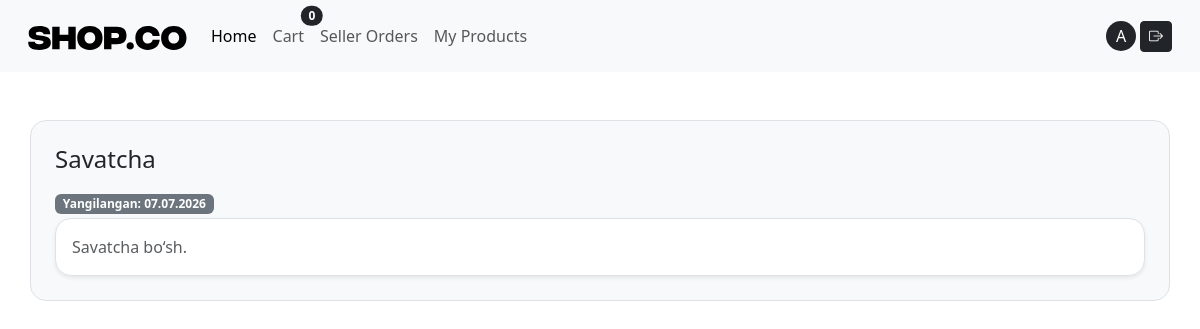
The app's page /cart/ (signed in), older data.
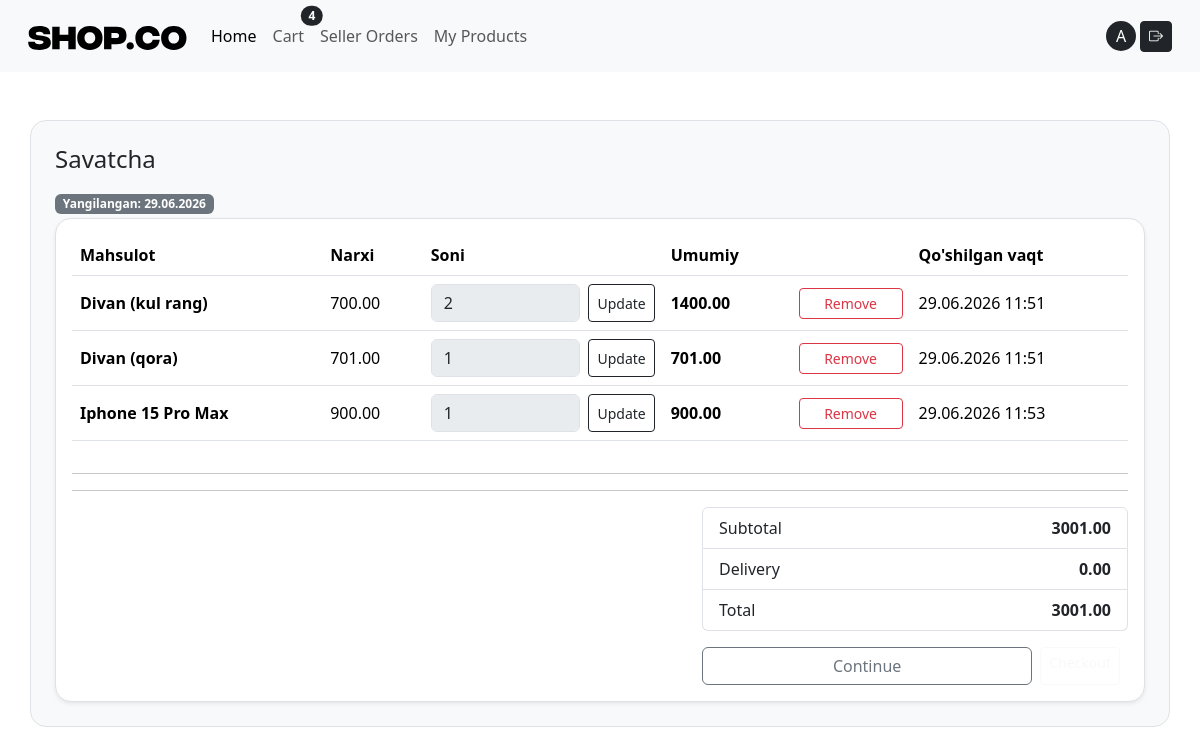
The same page, newer data.
### cart/models.py (models this page shows, shortened)
class Cart(models.Model):
   user = models.OneToOneField(settings.AUTH_USER_MODEL, on_delete=models.CASCADE, related_name='cart')
   created_at = models.DateField(auto_now_add=True)
   updated_at = models.DateField(auto_now=True)
   def subtotal(self):
       return sum((item.unit_price * item.qty) for item in self.items.all())
   def delivery(self):
       return Decimal("0.00") if self.subtotal() >= Decimal("500.00") else Decimal("25.00")
   def total(self):
       return self.subtotal() + self.delivery()
   def total_qty(self):
       return sum(item.qty for item in self.items.all())

class CartItem(models.Model):
   cart = models.ForeignKey(Cart, on_delete=models.CASCADE, related_name="items")
   product = models.ForeignKey(Product, on_delete=models.CASCADE, related_name="cart_items")
   qty = models.PositiveIntegerField(default=1)
   unit_price = models.DecimalField(max_digits=12, decimal_places=2, default=Decimal("0.00"))
   created_at = models.DateTimeField(auto_now_add=True)
   def line_total(self):
       return self.unit_price * self.qty

### catalog/models.py (models this page shows, shortened)
class Product(models.Model):
    seller = models.ForeignKey(settings.AUTH_USER_MODEL, on_delete=models.CASCADE, related_name="products")
    category = models.ForeignKey(Category, on_delete=models.SET_NULL, null=True, blank=True, related_name="products")
    name = models.CharField(max_length=200)
    slug = models.SlugField(max_length=220, unique=True)
    price = models.DecimalField(max_digits=12, decimal_places=2)
    short_description = models.CharField(max_length=255, blank=True)
    description = models.TextField(blank=True)
    stock = models.PositiveIntegerField(default=0)
    is_active = models.BooleanField(default=True)
    main_image = models.ImageField(upload_to="products/main/", blank=True, null=True)
    created_at = models.DateTimeField(auto_now_add=True)

### cart/views.py (the view)
# urls.py: path("cart/", CartDetailView.as_view(), name="cart_detail"),
class CartDetailView(LoginRequiredMixin, TemplateView):
   template_name = "cart/cart_detail.html"
   def get_context_data(self, **kwargs):
       ctx = super().get_context_data(**kwargs)  # context dictionary = template uchun data dict
       cart = get_or_create_cart(self.request.user)
       ctx["cart"] = cart
       ctx["items"] = cart.items.select_related("product")
       ctx["subtotal"] = cart.subtotal()
       ctx["delivery"] = cart.delivery()
       ctx["total"] = cart.total()
       return ctx

### cart/context_processors.py (called while the page is built)
def cart(request):
    if request.user.is_authenticated:
        cart, _ = Cart.objects.get_or_create(user=request.user)
        return {'cart': cart}
    return {'cart': None}

### cart/utils.py (called while the page is built)
def get_or_create_cart(user):
    cart , _ = Cart.objects.get_or_create(user=user)
    return cart

### templates/cart/cart_detail.html (shortened to what this page needs)
{% extends "base.html" %}
{% block content %}
<div class="container border rounded rounded-4 p-4 my-5 bg-light">
    <h1 class="h4 mb-3">Savatcha</h1>
    <span class="badge text-bg-secondary my-1">Yangilangan: {{ cart.updated_at |date:"d.m.Y"}}</span>
<div class="card border rounded-4 shadow-sm">
 <div class="card-body">
   {% if items.count == 0 %}
     <p class="text-muted mb-0">Savatcha bo‘sh.</p>
   {% else %}
     <div class="table-responsive">
       <table class="table align-middle">
         <thead>
           <tr><th>Mahsulot</th><th>Narxi</th><th style="width:240px;">Soni</th><th>Umumiy</th><th style="width:120px;"></th> <th>Qo'shilgan vaqt</th> </tr>
         </thead>
         <tbody>
           {% for item in items %}
             <tr>
               <td class="fw-semibold">{{ item.product.name }}</td>
               <td>{{ item.unit_price }}</td>
               <td>
                 <form method="post" action="{% url 'cart_update' item.product.id %}" class="d-flex gap-2">
                   <input disabled type="number" name="qty" min="1" value="{{ item.qty }}" class="form-control">
                   <button class="btn btn-outline-dark btn-sm">Update</button>
                 </form>
               </td>
               <td class="fw-semibold">{{ item.line_total }}</td>
               <td>
                 <form method="post" action="{% url 'cart_remove' item.product.id %}">
                   <button class="btn btn-outline-danger btn-sm w-100">Remove</button>
                 </form>
               </td>
               <td>
                {{item.created_at | date:"d.m.Y H:i" }}
               </td>
             </tr>
           {% endfor %}
         </tbody>
       </table>
     </div>
     <hr>
     <hr>
     <div class="row justify-content-end">
       <div class="col-md-5">
         <ul class="list-group">
           <li class="list-group-item d-flex justify-content-between">
             <span>Subtotal</span><strong>{{ subtotal }}</strong>
           </li>
           <li class="list-group-item d-flex justify-content-between">
             <span>Delivery</span><strong>{{ delivery }}</strong>
           </li>
           <li class="list-group-item d-flex justify-content-between">
             <span>Total</span><strong>{{ total }}</strong>
           </li>
         </ul>
         <div class="d-flex gap-2 mt-3">
           <a class="btn btn-outline-secondary w-100" href="{% url 'product_list' %}">Continue</a>
           {% if request.user.is_authenticated %}
              <a class="btn btn-outline-light btn-sm me-2" href="{% url 'checkout' %}">Checkout</a>
            {% endif %}
         </div>
       </div>
     </div>
   {% endif %}
 </div>
</div>
</div>
{% endblock %}

### templates/includes/navbar.html (shortened to what this page needs)
{% load static %}
<nav class="navbar navbar-expand-lg bg-body-tertiary p-3">
  <div class="container-fluid">
    <a class="navbar-brand" href="/"><img src="{% static 'images/logo.svg' %}" alt=""/></a>
    <div class="collapse navbar-collapse" id="navbarSupportedContent">
      <ul class="navbar-nav me-auto mb-2 mb-lg-0">
        <li class="nav-item">
          <a class="nav-link active" aria-current="page" href="/">Home</a>
        </li>
        <li class="nav-item">
          <a href="{% url 'cart_detail' %}" class="nav-link position-relative btn btn-sm ">
  Cart
  <span class="position-absolute top-0 start-100 translate-middle badge rounded-pill bg-dark">
     {{ cart.total_qty }}
  </span>
</a>
        </li>
        <li class="nav-item">
          {% if request.user.is_authenticated %}
 {% if request.user.role == "SELLER" %}
   <a class="nav-link" href="{% url 'seller_order_items' %}">Seller Orders</a>
 {% endif %}
{% endif %}
        </li>
        <li class="nav-item">
          {% if request.user.is_authenticated and request.user.role == "SELLER" %}
<a class="nav-link" href="{% url 'seller_products' %}">
My Products
</a>
{%endif %}
</li>
      </ul>
      {% if user.is_authenticated %}
        <a style="width: 30px; height:30px;" class="text-decoration-none d-flex align-items-center justify-content-center bg-dark text-white rounded rounded-circle me-1"  href="{% url 'profile_detail' %}">{{ user.username|slice:1|title }}</a>
      <form method="post" action="{% url 'logout' %}">
        <button class="btn btn-dark btn-sm"><i class="bi bi-box-arrow-right"></i></button>
      </form>
      {% else %}
      <a class="btn btn-dark rounded rounded-pill me-1" href="{% url 'signup' %}">Ro'yxatdan o'tish</a>
      <a class="btn btn-dark rounded rounded-pill" href="{% url 'login' %}">Kirish</a>
      {% endif %}
    </div>
  </div>
</nav>

Row changes from the older to the newer data that the page shows:
computed for Cart: total_qty "0" → "4"; updated_at "07.07.2026" → "29.06.2026"
added CartItem: product.name "Divan (kul rang)", unit_price "700.00", qty "2", line_total "1400.00", created_at "29.06.2026 11:51"
added CartItem: product.name "Divan (qora)", unit_price "701.00", qty "1", line_total "701.00", created_at "29.06.2026 11:51"
added CartItem: product.name "Iphone 15 Pro Max", unit_price "900.00", qty "1", line_total "900.00", created_at "29.06.2026 11:53"
Text that changed along with them:
{{ subtotal }}: (not shown) → "3001.00"
{{ delivery }}: (not shown) → "0.00"
{{ total }}: (not shown) → "3001.00"
text no longer shown: "Savatcha bo‘sh."
text now shown: "Mahsulot Narxi Soni Umumiy Qo'shilgan vaqt Subtotal Delivery Total Continue"
